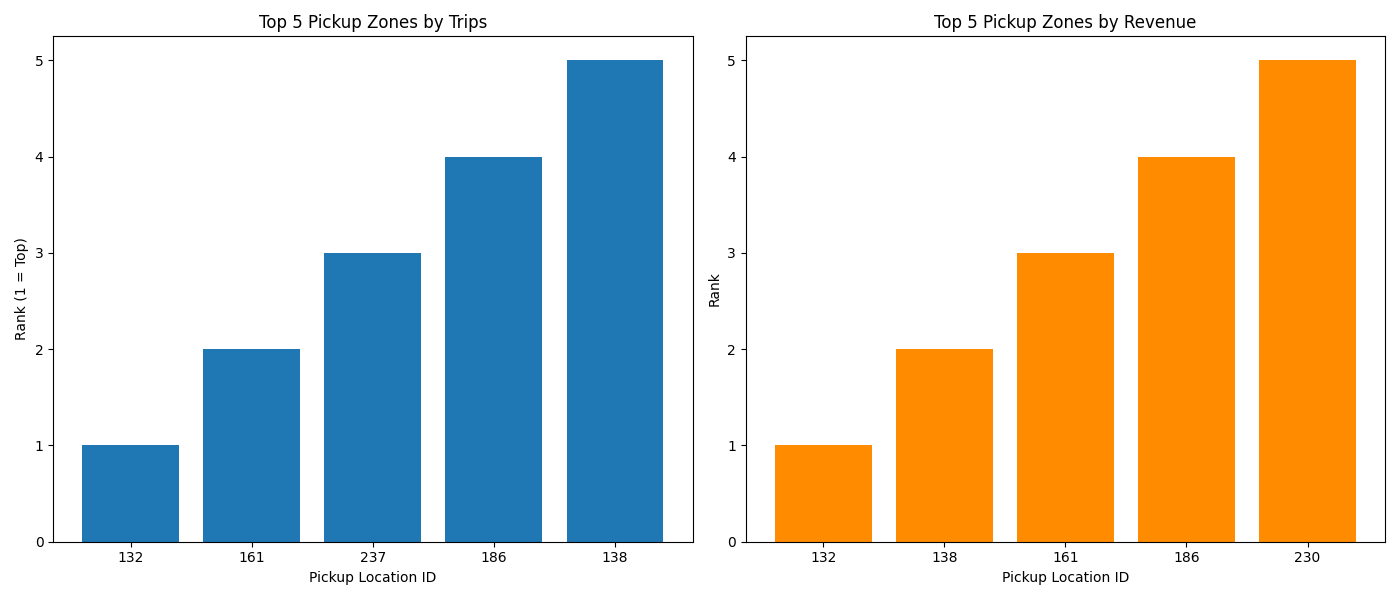

Reproduce this figure in Python.
import duckdb
import pandas as pd
import matplotlib.pyplot as plt
import numpy as np

# Connessione al database
con = duckdb.connect("data/db/yellow_tripdata.duckdb")

df = con.execute("""
    SELECT *
    FROM best_pickup_location_v1
""").df()

df_revenue = df[df['ranking_type'] == 'by_revenue'].sort_values('rank')
df_trips = df[df['ranking_type'] == 'by_trips'].sort_values('rank')

fig, axes = plt.subplots(1, 2, figsize=(14,6))

x_trips = np.arange(len(df_trips))
axes[0].bar(x_trips, df_trips['rank'])
axes[0].set_xticks(x_trips)
axes[0].set_xticklabels(df_trips['PULocationID'])
axes[0].set_xlabel("Pickup Location ID")
axes[0].set_ylabel("Rank (1 = Top)")
axes[0].set_title("Top 5 Pickup Zones by Trips")

x_rev = np.arange(len(df_revenue))
axes[1].bar(x_rev, df_revenue['rank'], color='darkorange')
axes[1].set_xticks(x_rev)
axes[1].set_xticklabels(df_revenue['PULocationID'])
axes[1].set_xlabel("Pickup Location ID")
axes[1].set_ylabel("Rank")
axes[1].set_title("Top 5 Pickup Zones by Revenue")

plt.tight_layout()
plt.show()

con.close()
